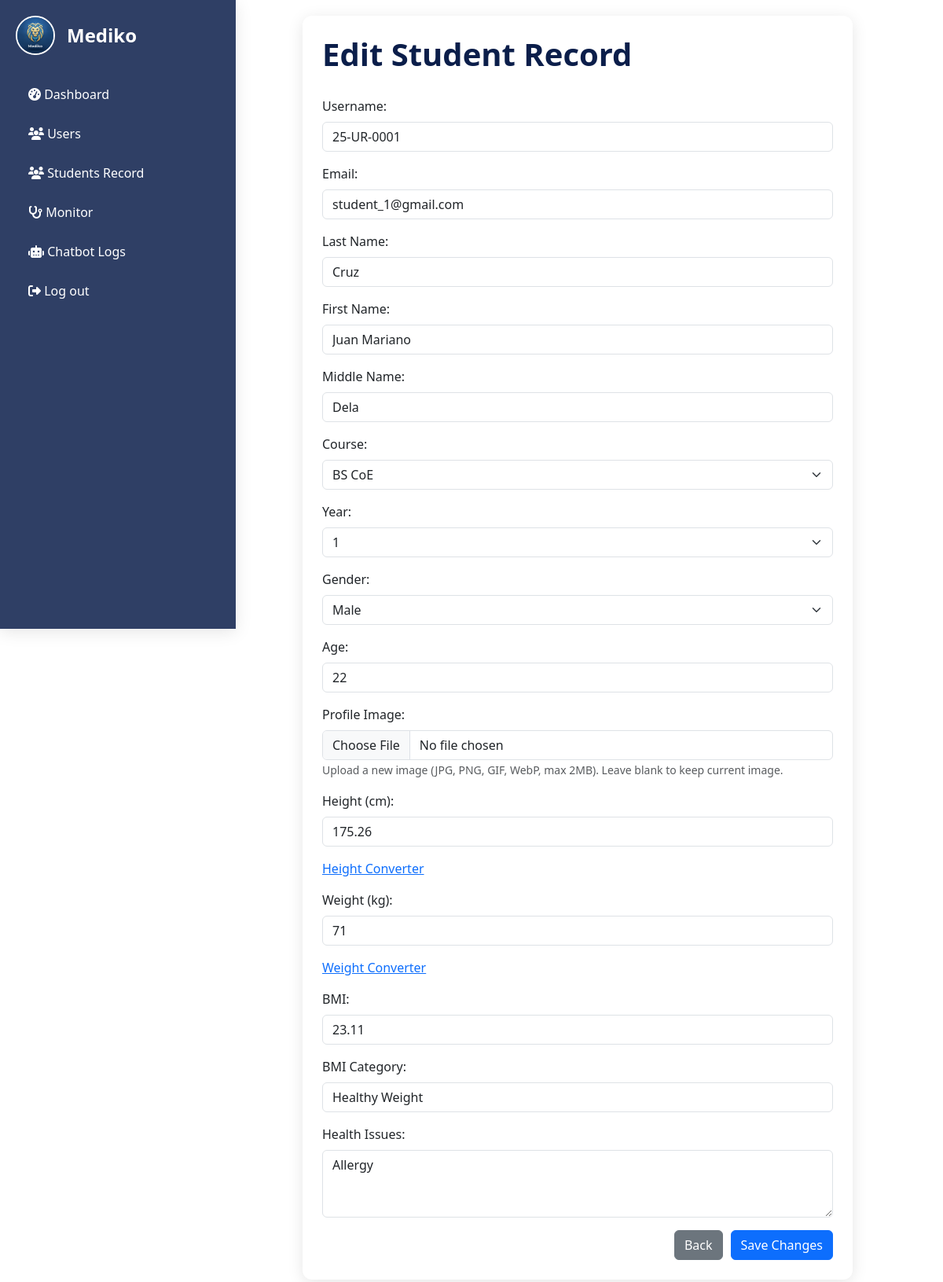
Screenshot of /main/admin/admin_StudentsRecord_Edit.php?stud_id=1 (signed in) with the database file from the repository.
### tables this page shows
CREATE TABLE `tb_students` (
  `stud_id` int(11) NOT NULL,
  `user_id` int(11) NOT NULL,
  `stud_lname` varchar(50) NOT NULL,
  `stud_fname` varchar(50) NOT NULL,
  `stud_mname` varchar(50) NOT NULL,
  `stud_course` enum('BS IT','BS Architecture','BS CoE','BS CE','BS EE','BS ME','BSED','BEED','BS Mathemathics','ABEL') NOT NULL,
  `stud_year` enum('1','2','3','4','5') NOT NULL,
  `stud_gender` enum('Male','Female') NOT NULL,
  `stud_age` varchar(50) NOT NULL,
  `stud_imageurl` varchar(255) NOT NULL DEFAULT 'uploads/default_avatar.png'
);

CREATE TABLE `tb_users` (
  `user_id` int(11) NOT NULL,
  `user_username` varchar(50) NOT NULL,
  `user_email` varchar(50) NOT NULL,
  `user_password` varchar(50) NOT NULL,
  `user_role` enum('Admin','Student') NOT NULL
);

CREATE TABLE `tb_record` (
  `record_id` int(11) NOT NULL,
  `stud_id` int(11) NOT NULL,
  `record_height` varchar(50) NOT NULL,
  `record_weight` varchar(50) NOT NULL,
  `record_bmi` varchar(50) NOT NULL,
  `record_bmiCategory` enum('Underweight','Healthy Weight','Overweight','Obesity') NOT NULL,
  `record_healthissues` text NOT NULL
);

### main/admin/admin_StudentsRecord_Edit.php (the view, shortened to what this page needs)
<?php
include("../../config/database.php");
$edit_stud_id = $_GET['stud_id'] ?? 0;
$stmt = $conn->prepare("
    SELECT s.*, u.user_username, u.user_email, r.record_id, r.record_height, r.record_weight, r.record_bmi, r.record_bmiCategory, r.record_healthissues
    FROM tb_students s
    LEFT JOIN tb_users u ON s.user_id = u.user_id
    LEFT JOIN tb_record r ON s.stud_id = r.stud_id
    WHERE s.stud_id = ?
");
$stmt->bind_param("i", $edit_stud_id);
$stmt->execute();
$result = $stmt->get_result();
$student = $result->fetch_assoc();
?>
<!DOCTYPE html>
<html lang="en">
<head>
<link href="https://cdn.jsdelivr.net/npm/bootstrap@5.3.3/dist/css/bootstrap.min.css" rel="stylesheet">
<link rel="stylesheet" href="https://cdnjs.cloudflare.com/ajax/libs/font-awesome/6.5.0/css/all.min.css">
</head>
<body>
<?php include('admin_Sidebar.php'); ?>
<div class="main-content">
    <div class="form-container">
        <h4 class="page-title">Edit Student Record</h4>
        <form method="POST" enctype="multipart/form-data">
            <div class="mb-3">
                <label class="form-label">Username:</label>
                <input type="text" name="user_username" class="form-control" value="<?= htmlspecialchars($student['user_username']); ?>" required>
            </div>
            <div class="mb-3">
                <label class="form-label">Email:</label>
                <input type="email" name="user_email" class="form-control" value="<?= htmlspecialchars($student['user_email']); ?>" required>
            </div>
            <div class="mb-3">
                <label class="form-label">Last Name:</label>
                <input type="text" name="stud_lname" class="form-control" value="<?= htmlspecialchars($student['stud_lname']); ?>" required>
            </div>
            <div class="mb-3">
                <label class="form-label">First Name:</label>
                <input type="text" name="stud_fname" class="form-control" value="<?= htmlspecialchars($student['stud_fname']); ?>" required>
            </div>
            <div class="mb-3">
                <label class="form-label">Middle Name:</label>
                <input type="text" name="stud_mname" class="form-control" value="<?= htmlspecialchars($student['stud_mname']); ?>">
            </div>
            <div class="mb-3">
                <label class="form-label">Course:</label>
                <select name="stud_course" class="form-select" required>
                    <option value="BS CoE" <?= $student['stud_course'] == 'BS CoE' ? 'selected' : '' ?>>BS CoE</option>
                </select>
            </div>
            <div class="mb-3">
                <label class="form-label">Year:</label>
                <select name="stud_year" class="form-select" required>
                    <option value="1" <?= $student['stud_year'] == '1' ? 'selected' : '' ?>>1</option>
                </select>
            </div>
            <div class="mb-3">
                <label class="form-label">Gender:</label>
                <select name="stud_gender" class="form-select" required>
                    <option value="Male" <?= $student['stud_gender'] == 'Male' ? 'selected' : '' ?>>Male</option>
                </select>
            </div>
            <div class="mb-3">
                <label class="form-label">Age:</label>
                <input type="text" name="stud_age" class="form-control" value="<?= htmlspecialchars($student['stud_age']); ?>" required>
            </div>
            <div class="mb-3">
                <label class="form-label">Profile Image:</label>
                <input type="file" name="stud_image" class="form-control" accept="image/*">
                <small class="form-text text-muted">Upload a new image (JPG, PNG, GIF, WebP, max 2MB). Leave blank to keep current image.</small>
            </div>
            <div class="mb-3">
                <label class="form-label">Height (cm):</label>
                <input type="number" step="0.01" id="heightCm" name="record_height" class="form-control" value="<?= htmlspecialchars($student['record_height'] ?? ''); ?>" required>
            </div>
            <div class="mb-3">
                <a href="https://www.thecalculatorsite.com/conversions/common/height-converter.php" target="_blank">Height Converter</a>
            </div>
            <div class="mb-3">
                <label class="form-label">Weight (kg):</label>
                <input type="number" step="0.01" id="weight" name="record_weight" class="form-control" value="<?= htmlspecialchars($student['record_weight'] ?? ''); ?>" required>
            </div>
            <div class="mb-3">
                <a href="https://www.thecalculatorsite.com/conversions/common/weight-converter.php" target="_blank">Weight Converter</a>
            </div>
            <div class="mb-3">
                <label class="form-label">BMI:</label>
                <input type="number" step="0.01" id="bmi" name="record_bmi" class="form-control" value="<?= htmlspecialchars($student['record_bmi'] ?? ''); ?>" readonly>
            </div>
            <div class="mb-3">
                <label class="form-label">BMI Category:</label>
                <input type="text" id="bmiCategory" name="record_bmiCategory" class="form-control" value="<?= htmlspecialchars($student['record_bmiCategory'] ?? ''); ?>" readonly>
            </div>
            <div class="mb-3">
                <label class="form-label">Health Issues:</label>
                <textarea name="record_healthissues" class="form-control" rows="3"><?= htmlspecialchars($student['record_healthissues'] ?? ''); ?></textarea>
            </div>
            <div class="btn-group-custom">
                <a href="admin_StudentsRecord.php" class="btn btn-secondary">Back</a>
                <button type="submit" class="btn btn-primary">Save Changes</button>
            </div>
        </form>
    </div>
</div>
</body>
</html>

### main/admin/admin_StudentsRecord_Edit.php (style rules this page uses)
body { font-family: 'Segoe UI'; background: #f8f9fa; margin: 0; }
.main-content { margin-left: 260px; padding: 20px; }
.form-container { max-width: 700px; margin: auto; background: #fff; padding: 25px; border-radius: 12px; box-shadow: 0px 4px 20px rgba(0,0,0,0.1); }
h4.page-title { color: #0b1e4a; font-weight: bold; font-size: 2.5rem; margin-bottom: 30px; }
.btn-group-custom { display: flex; justify-content: flex-end; gap: 10px; margin-top: 15px; }

### main/admin/admin_Sidebar.php (style rules this page uses)
.main-content { margin-left: 270px; padding: 20px; }

### rows the page displays
tb_students: user_username "25-UR-0001", user_email "student_1@gmail.com", stud_lname "Cruz", stud_fname "Juan Mariano", stud_mname "Dela", stud_course "BS CoE", stud_year "1", stud_gender "Male", stud_age "22", record_height "175.26", record_weight "71", record_bmi "23.11", record_bmiCategory "Healthy Weight", record_healthissues "Allergy"
